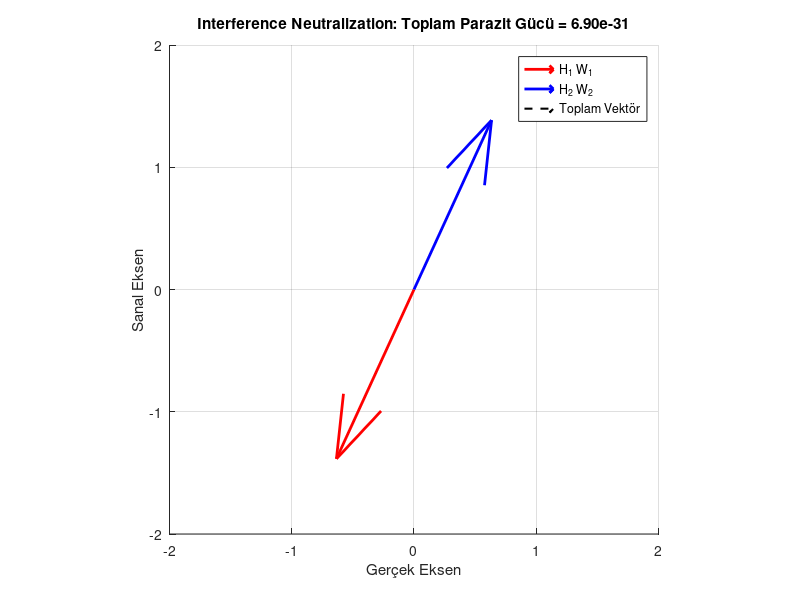

MATLAB code for this plot:
clc; clear; close all;

%% 1. Kanal matrislerini tanımla (2x2)
H1 = randn(2,2) + 1i*randn(2,2);   % Tx1 → Rx
H2 = randn(2,2) + 1i*randn(2,2);   % Tx2 → Rx

%% 2. Parazit sinyali (örnek QPSK gibi)
x = 1 + 1i;

%% 3. W1 beamforming vektörü (rastgele ama normalize)
W1 = randn(2,1) + 1i*randn(2,1);
W1 = W1 / norm(W1);

%% 4. W2 beamforming vektörü (W1’e göre nötrleme)
W2 = -pinv(H2) * H1 * W1;

%% 5. Her bir parazit vektörünü hesapla
v1 = H1 * W1 * x;   % Tx1 paraziti
v2 = H2 * W2 * x;   % Tx2 paraziti

%% 6. Toplam parazit
v_total = v1 + v2;
interference_power = norm(v_total)^2;

fprintf("Toplam parazit gücü: %.6f\n", interference_power);

%% 7. Grafik: Vektörlerin yönünü ve nötrlemeyi göster
vec1 = sum(v1);       % Kırmızı
vec2 = sum(v2);       % Mavi
vec_total = vec1 + vec2;  % Toplam (siyah kesik)

figure;
hold on; grid on; axis equal;

% Her vektörü (0,0)'dan başlat
quiver(0, 0, real(vec1), imag(vec1), 0, 'r', 'LineWidth', 2, 'DisplayName','H_1 W_1');
quiver(0, 0, real(vec2), imag(vec2), 0, 'b', 'LineWidth', 2, 'DisplayName','H_2 W_2');
quiver(0, 0, real(vec_total), imag(vec_total), 0, 'k--', 'LineWidth', 1.5, 'DisplayName','Toplam Vektör');

xlabel('Gerçek Eksen'); ylabel('Sanal Eksen');
title(['Interference Neutralization: Toplam Parazit Gücü = ', num2str(interference_power, '%.2e')]);
legend;
xlim([-2 2]); ylim([-2 2]);
